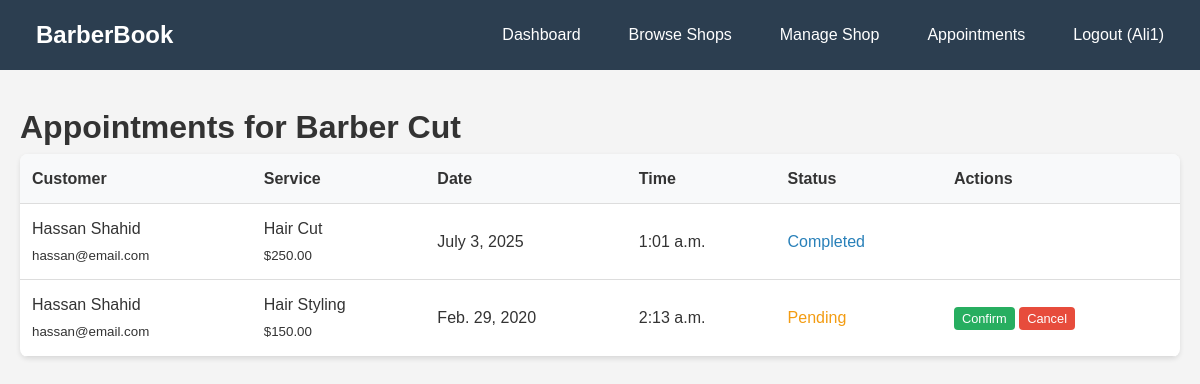
Page /shop-appointments/ (signed in) on the committed database.
### barber_app/models.py (models this page shows, shortened)
class BarberShop(models.Model):
    owner = models.ForeignKey(User, on_delete=models.CASCADE)
    name = models.CharField(max_length=100)
    address = models.TextField()
    phone = models.CharField(max_length=15)
    email = models.EmailField()
    description = models.TextField(blank=True)
    opening_time = models.TimeField()
    closing_time = models.TimeField()
    created_at = models.DateTimeField(auto_now_add=True)

class Appointment(models.Model):
    STATUS_CHOICES = (
        ('pending', 'Pending'),
        ('confirmed', 'Confirmed'),
        ('completed', 'Completed'),
        ('cancelled', 'Cancelled'),
    )
    customer = models.ForeignKey(User, on_delete=models.CASCADE)
    shop = models.ForeignKey(BarberShop, on_delete=models.CASCADE)
    service = models.ForeignKey(Service, on_delete=models.CASCADE)
    appointment_date = models.DateField()
    appointment_time = models.TimeField()
    status = models.CharField(max_length=20, choices=STATUS_CHOICES, default='pending')
    notes = models.TextField(blank=True)
    created_at = models.DateTimeField(auto_now_add=True)
    class Meta:
        unique_together = ['shop', 'appointment_date', 'appointment_time']

class Service(models.Model):
    shop = models.ForeignKey(BarberShop, on_delete=models.CASCADE, related_name='services')
    name = models.CharField(max_length=100)
    description = models.TextField(blank=True)
    price = models.DecimalField(max_digits=8, decimal_places=2)
    duration_minutes = models.IntegerField(validators=[MinValueValidator(15), MaxValueValidator(300)])

### barber_app/views.py (the view)
# urls.py: path('shop-appointments/', views.shop_appointments, name='shop_appointments'),
@login_required
def shop_appointments(request):
    try:
        shop = BarberShop.objects.get(owner=request.user)
        appointments = Appointment.objects.filter(shop=shop).order_by('-appointment_date')
        return render(request, 'dashboard/shop_appointments.html', {
            'appointments': appointments,
            'shop': shop
        })
    except BarberShop.DoesNotExist:
        messages.error(request, 'You need to create a shop first.')
        return redirect('manage_shop')

### templates/dashboard/shop_appointments.html (shortened to what this page needs)
{% extends 'base.html' %}
{% block content %}
<h1>Appointments for {{ shop.name }}</h1>
{% if appointments %}
<table>
    <thead>
        <tr>
            <th>Customer</th>
            <th>Service</th>
            <th>Date</th>
            <th>Time</th>
            <th>Status</th>
            <th>Actions</th>
        </tr>
    </thead>
    <tbody>
        {% for appointment in appointments %}
        <tr>
            <td>
                {{ appointment.customer.first_name }} {{ appointment.customer.last_name }}
                <br><small>{{ appointment.customer.email }}</small>
            </td>
            <td>
                {{ appointment.service.name }}
                <br><small>${{ appointment.service.price }}</small>
            </td>
            <td>{{ appointment.appointment_date }}</td>
            <td>{{ appointment.appointment_time }}</td>
            <td class="status-{{ appointment.status }}">{{ appointment.get_status_display }}</td>
            <td>
                {% if appointment.status == 'pending' %}
                <form method="post" action="{% url 'update_appointment' appointment.id %}" style="display: inline;">
                    <button type="submit" class="btn btn-success"
                        style="font-size: 0.8rem; padding: 0.25rem 0.5rem;">Confirm</button>
                </form>
                {% endif %}
                {% if appointment.status in 'pending,confirmed' %}
                <form method="post" action="{% url 'update_appointment' appointment.id %}" style="display: inline;">
                    <button type="submit" class="btn btn-danger"
                        style="font-size: 0.8rem; padding: 0.25rem 0.5rem;">Cancel</button>
                </form>
                {% endif %}
            </td>
        </tr>
        {% endfor %}
    </tbody>
</table>
{% else %}
<div class="card">
    <p>No appointments yet.</p>
</div>
{% endif %}
{% endblock %}

### templates/base.html (shortened to what this page needs)
<!DOCTYPE html>
<html lang="en">
<head>
</head>
<body>
    <header>
        <nav class="container">
            <h1><a href="{% url 'home' %}" style="color: white; text-decoration: none;">BarberBook</a></h1>
            <ul>
                {% if user.is_authenticated %}
                <li><a href="{% url 'dashboard' %}">Dashboard</a></li>
                <li><a href="{% url 'shop_list' %}">Browse Shops</a></li>
                {% if user.userprofile.user_type == 'customer' %}
                <li><a href="{% url 'my_appointments' %}">My Appointments</a></li>
                {% else %}
                <li><a href="{% url 'manage_shop' %}">Manage Shop</a></li>
                <li><a href="{% url 'shop_appointments' %}">Appointments</a></li>
                {% endif %}
                <li><a href="{% url 'logout' %}">Logout ({{ user.username }})</a></li>
                {% else %}
                <li><a href="{% url 'shop_list' %}">Browse Shops</a></li>
                <li><a href="{% url 'login' %}">Login</a></li>
                <li><a href="{% url 'register' %}">Register</a></li>
                {% endif %}
            </ul>
        </nav>
    </header>
    <main class="container">
        {% block content %}
        {% endblock %}
    </main>
</body>
</html>

### templates/base.html (style rules this page uses)
* { margin: 0; padding: 0; box-sizing: border-box; }
body { font-family: Arial, sans-serif; line-height: 1.6; color: #333; background-color: #f4f4f4; }
.container { max-width: 1200px; margin: 0 auto; padding: 0 20px; }
header { background: #2c3e50; color: white; padding: 1rem 0; margin-bottom: 2rem; }
nav { display: flex; justify-content: space-between; align-items: center; }
nav h1 { font-size: 1.5rem; }
nav ul { list-style: none; display: flex; gap: 1rem; }
nav a { color: white; text-decoration: none; padding: 0.5rem 1rem; border-radius: 4px; transition: background 0.3s; }
.btn { display: inline-block; background: #3498db; color: white; padding: 0.5rem 1rem; text-decoration: none; border-radius: 4px; border: none; cursor: pointer; transition: background 0.3s; }
.btn-danger { background: #e74c3c; }
.btn-success { background: #27ae60; }
table { width: 100%; border-collapse: collapse; background: white; border-radius: 8px; overflow: hidden; box-shadow: 0 2px 5px rgba(0, 0, 0, 0.1); }
th, td { padding: 0.75rem; text-align: left; border-bottom: 1px solid #ddd; }
th { background: #f8f9fa; font-weight: bold; }
.status-pending { color: #f39c12; }
.status-completed { color: #2980b9; }

### rows in the picture
BarberShop: name "Barber Cut"
Appointment: customer.first_name "Hassan", customer.last_name "Shahid", customer.email "hassan@email.com", service.name "Hair Cut", service.price "250.00", appointment_date "July 3, 2025", appointment_time "1:01 a.m.", status "Completed"
Appointment: customer.first_name "Hassan", customer.last_name "Shahid", customer.email "hassan@email.com", service.name "Hair Styling", service.price "150.00", appointment_date "Feb. 29, 2020", appointment_time "2:13 a.m.", status "Pending", shows "Confirm", shows "Cancel"

### other values in the picture
{{ user.username }} "Ali1"
